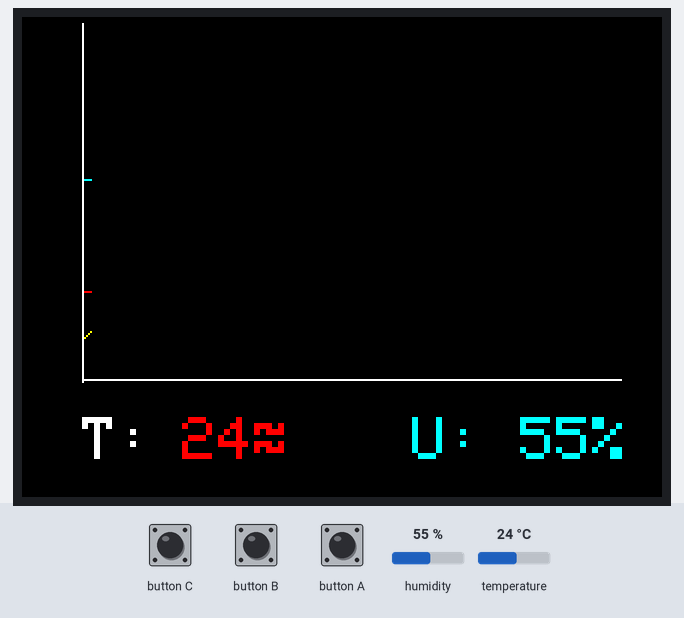
The sketch below on a simulated ESP32. Shown: 320×240 colour display. The inputs (shaded band) are chosen by the test bench; at power-on: humidity 55 %, temperature 24 °C.

Above: at 1.4 s.
1.5 s: humidity set to 22 %
At 1.73 s:
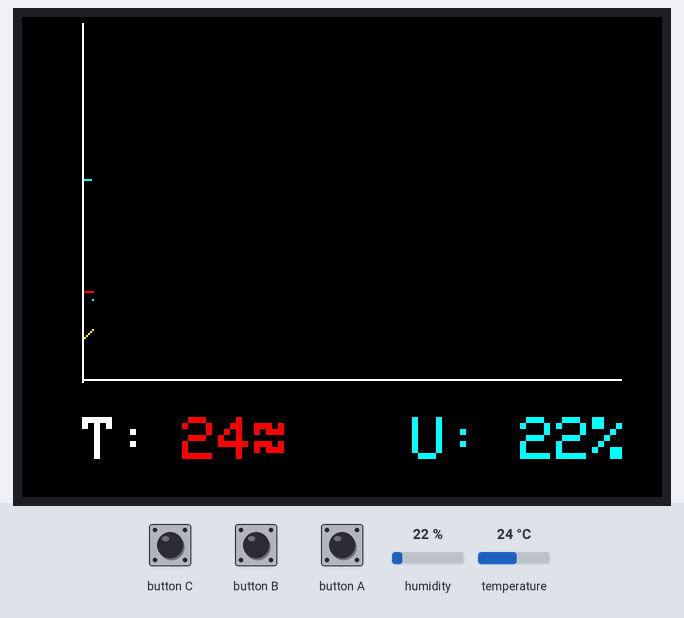
3.0 s: button C pressed for 0.4 s
4.9 s: button B pressed for 0.4 s
7.1 s: button A pressed for 0.4 s
9.1 s: temperature set to 12 °C
At 9.46 s:
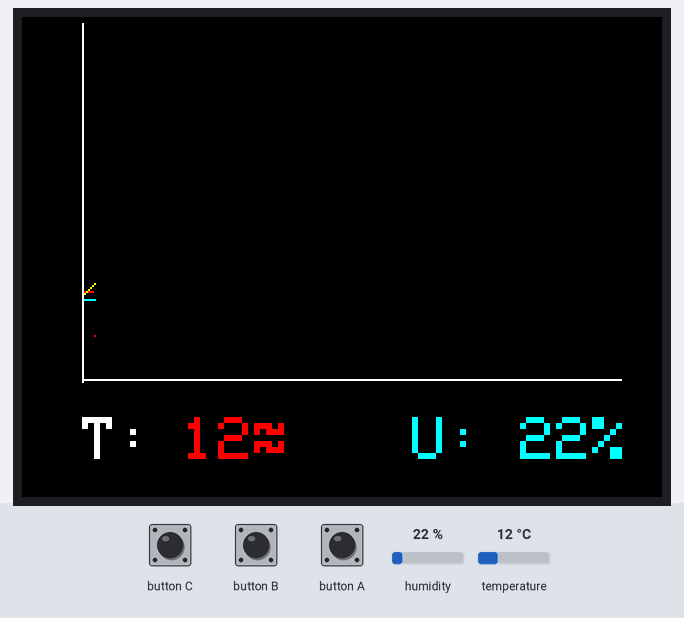
10.7 s: button C pressed for 1 s
Timing chart, 0 to 13.7 s (numbered marks = the images above; inputs shaded):
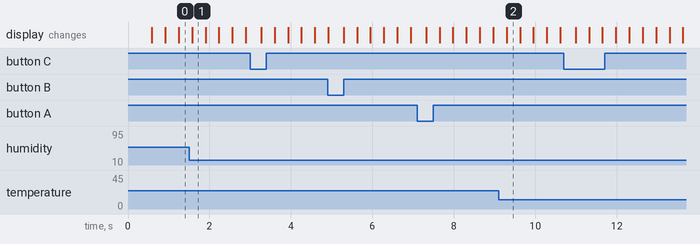

The sketch:

Graphical_Weather.ino
```cpp
#include <M5Stack.h>
#include <SimpleDHT.h>

#define BLACK   0x0000
#define RED     0xF800
#define CYAN    0x07FF
#define YELLOW  0xFFE0
#define WHITE   0xFFFF

#define DHTPIN 5

SimpleDHT11 dht;

int leituraAtual = 1;

#define POS_X_GRAFICO 30
#define POS_Y_GRAFICO 3
#define ALTURA_GRAFICO 180
#define COMPRIMENTO_GRAFICO 270

#define POS_X_DADOS 30
#define POS_Y_DADOS 200

int umidade = 0;
int temperatura = 0;

int lineExample = 20;
int factor = 1;

void setup(void){
  Serial.begin(115200);
  M5.begin();
  M5.Lcd.fillScreen(BLACK);
  M5.Lcd.drawFastVLine(POS_X_GRAFICO,POS_Y_GRAFICO,ALTURA_GRAFICO,WHITE);
  M5.Lcd.drawFastHLine(POS_X_GRAFICO,ALTURA_GRAFICO+1,COMPRIMENTO_GRAFICO,WHITE);
  M5.Lcd.setTextSize(3);
  M5.Lcd.setTextColor(WHITE);
  M5.Lcd.setCursor(POS_X_DADOS,POS_Y_DADOS);
  M5.Lcd.print("T: ");
}

void loop(){
  float temp,humid;
  int status = dht.read2(DHTPIN,&temp,&humid,NULL);
  if(status == SimpleDHTErrSuccess){
    temperatura = temp;
    umidade = humid;
  }
  int temperaturaMapeada = map(temperatura,0,100,0,ALTURA_GRAFICO);
  int umidadeMapeada = map(umidade,0,100,0,ALTURA_GRAFICO);
  M5.Lcd.drawPixel(POS_X_GRAFICO+leituraAtual,ALTURA_GRAFICO-temperaturaMapeada,RED);
  M5.Lcd.drawPixel(POS_X_GRAFICO+leituraAtual,ALTURA_GRAFICO-umidadeMapeada,CYAN);
  M5.Lcd.drawPixel(POS_X_GRAFICO+leituraAtual,ALTURA_GRAFICO-lineExample,YELLOW);
  if(lineExample == 50)factor = -1;
  else if(lineExample == 10)factor = 1;
  lineExample += factor;
  leituraAtual++;
  if(leituraAtual == 270 || M5.BtnA.wasPressed() || M5.BtnB.wasPressed() || M5.BtnC.wasPressed())
  {
    M5.Lcd.fillRect(POS_X_GRAFICO+1,POS_Y_GRAFICO-1,COMPRIMENTO_GRAFICO,ALTURA_GRAFICO-1,BLACK);
    leituraAtual = 1;
  }
  M5.Lcd.fillRect(POS_X_DADOS+50,POS_Y_DADOS,60,30,BLACK);
  M5.Lcd.fillRect(POS_X_DADOS+165,POS_Y_DADOS,90,30,BLACK);
  M5.Lcd.setCursor(POS_X_DADOS+50,POS_Y_DADOS);
  M5.Lcd.setTextColor(RED);
  M5.Lcd.print(temperatura);
  M5.Lcd.print((char)247);
  M5.Lcd.setCursor(POS_X_DADOS+165, POS_Y_DADOS);
  M5.Lcd.setTextColor(CYAN);
  M5.Lcd.print("U: ");
  M5.Lcd.print(umidade);
  M5.Lcd.print("%");
  delay(300);
  M5.update();
}
```
